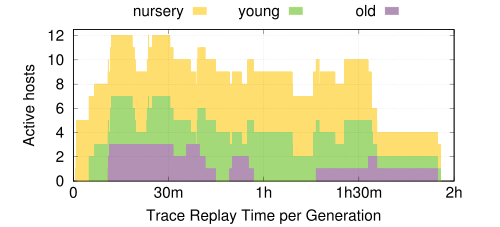

Recreate this plot in gnuplot.
set term postscript color eps enhanced 22
set output "generation_hosts.eps"
load "../styles.inc"

set size 1,0.65
set bmargin 3
set tmargin 2
set lmargin 8
set rmargin 5

set grid x front
set xtics ("0" 0,"30m" 1800,"1h" 3600,"1h30m" 5400,"2h" 7200) offset 0,0.25
set xrange [0:7200]
set yrange [0:12.5]
set grid y
#set autoscale y

set style fill solid 1.0

set ylabel "Active hosts" offset 1,0
set xlabel "Trace Replay Time per Generation" offset 0,0.25
set yrange [0:]
set key outside sample 1.0 horizontal top center
plot \
  'data/borg-genpack-active-nodes-by-generation.log' using ($1-1473851890):($2+$3+$4) with boxes lc rgb '#FFDF71' title 'nursery',\
  'data/borg-genpack-active-nodes-by-generation.log' using ($1-1473851890):($3+$4) with boxes lc '#A3D977' title 'young',\
  'data/borg-genpack-active-nodes-by-generation.log' using ($1-1473851890):($4) with boxes lc '#B391B5' title 'old'

!epstopdf "generation_hosts.eps"
!rm "generation_hosts.eps"
quit
